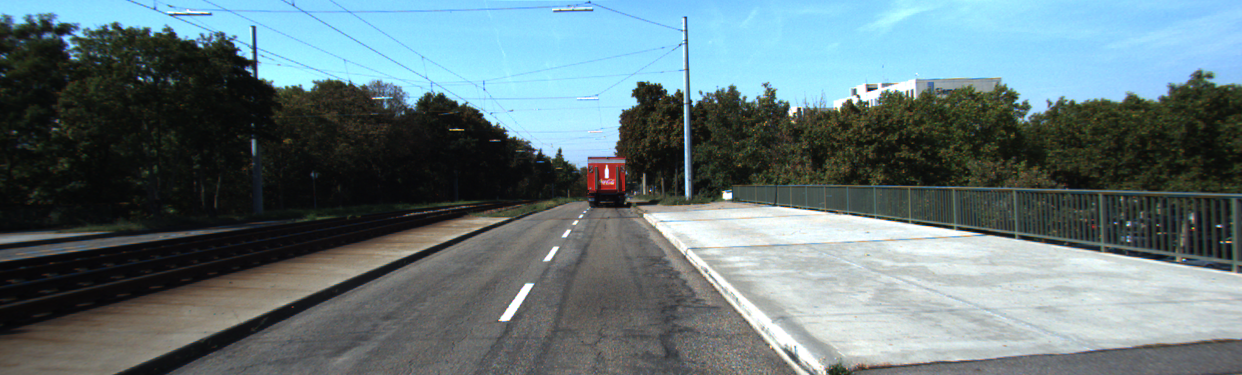
#> input picture Images/BP6.png, 1242 x 375 px
$ python RoadLine_Extraction.py
#> lines starting #> are read from the running program, lines starting #| are printed output that depends on the picture; after the words box and inside, x2 and y2 are one past the last pixel; in counts of white or black regions, pixels touching at a corner belong together
### morfological_op.py
import cv2
import numpy as np

def erode(img, kernel):
    img = cv2.erode(img, kernel, iterations=1)
    return img

def dilate(img, kernel):
    img = cv2.dilate(img, kernel, iterations=1)
    return img

def opening(img, kernel):
    img = cv2.morphologyEx(img, cv2.MORPH_OPEN, kernel)
    return img

def closing(img, kernel):
    img = cv2.morphologyEx(img, cv2.MORPH_CLOSE, kernel)
    return img

def create_kernel(size, shape):
    if shape == 'square':
        return np.ones((size, size), np.uint8)
    if shape == 'cross':
        kernel = cv2.getStructuringElement(cv2.MORPH_CROSS, (size, size))
        return kernel
    if shape == 'ellipse':
        kernel = cv2.getStructuringElement(cv2.MORPH_ELLIPSE, (size, size))
        return kernel
    else:
        print("Invalid shape")
        return None

# [23 lines left out: function main, not called in this run]


#if __name__ == "__main__":
#    main()

### RoadLine_Extraction.py
import cv2
import numpy as np
import matplotlib.pyplot as plt
import morfological_op as morf

# Function to apply threshold on an image using the HSV color space
def HSV_threshold(image):
    img = image

    #Here we have the different color ranges for the road segmentation depending on the image

    #Mean shift test segmentation
    #COLOR_MIN = np.array([18, 0, 208],np.uint8)
    #COLOR_MAX = np.array([60, 76, 222],np.uint8)

    #Segmentation2
    #COLOR_MIN = np.array([163, 247, 224],np.uint8)
    #COLOR_MAX = np.array([176, 255, 235],np.uint8)

    #Segmentation4
    #COLOR_MIN = np.array([148, 0, 193],np.uint8)
    #COLOR_MAX = np.array([152, 233, 201],np.uint8)

    #SP0 (shadows)
    #COLOR_MIN = np.array([98, 89, 124],np.uint8)
    #COLOR_MAX = np.array([171, 140, 220],np.uint8)

    #BP (Bright and painted road)
    #COLOR_MIN = np.array([0, 0, 209],np.uint8)
    #COLOR_MAX = np.array([65, 57, 255],np.uint8)

    #BP6-> different approach
    COLOR_MIN = np.array([5,0, 60],np.uint8)
    COLOR_MAX = np.array([179, 35, 153],np.uint8)

    # [17 lines of commented-out code are left out]
    hsv_img = cv2.cvtColor(img,cv2.COLOR_BGR2HSV)

    # Apply threshold for image segmentation
    frame_threshed = cv2.inRange(hsv_img, COLOR_MIN, COLOR_MAX)
    return frame_threshed

# Function to perform morphological operations on an image
def morf_operations(image, kernel):
    HSV_th = HSV_threshold(image)
    cv2.imshow("HSV", HSV_th)
    cv2.waitKey(0)

    # Different approach for BP6
    opening_img = morf.closing(HSV_th, kernel)
    cv2.imshow("OP1", opening_img)
    cv2.waitKey(0)

    opening_img1 = morf.closing(opening_img , kernel)
    cv2.imshow("OP2", opening_img1)
    cv2.waitKey(0)

    opening_img1 = morf.opening(opening_img , kernel)
    cv2.imshow("OP3", opening_img1)
    cv2.waitKey(0)

    #Here we have the different morphological operations sequences for the road segmentation depending on the image

    # Commented - kmean_seg approach
    """
    erode_img = morf.erode(HSV_th, kernel)
    cv2.imshow("OP1", erode_img)
    cv2.waitKey(0)

    closing_img = morf.closing(erode_img, kernel)
    cv2.imshow("OP2", closing_img)
    cv2.waitKey(0)

    erode_img = morf.erode(closing_img, kernel)
    cv2.imshow("OP3", erode_img)
    cv2.waitKey(0)

    closing_img = morf.closing(erode_img, kernel)
    cv2.imshow("OP4", closing_img)
    cv2.waitKey(0)
    """

    # Commented - Segmentation1
    """
    erode_img = morf.erode(HSV_th, kernel)
    cv2.imshow("OP1", erode_img)
    cv2.waitKey(0)
    """

    # Commented - Different approach for SP4
    """
    opening_img = morf.opening(closing_img, kernel)
    cv2.imshow("OP2", opening_img)
    cv2.waitKey(0)

    opening_img1 = morf.opening (opening_img, kernel)
    cv2.imshow("OP3", opening_img1)
    cv2.waitKey(0)
    """

    # Commented - SP4
    """
    dilate_img = morf.dilate(opening_img, kernel)
    cv2.imshow("Dilate", dilate_img)
    cv2.waitKey(0)
    """

    # Commented - SP0
    """
    kernel1 = morf.create_kernel(2, 'ellipse')

    dilate_img = morf.dilate(HSV_th, kernel1)
    cv2.imshow("Dilate0", dilate_img)
    cv2.waitKey(0)

    dilate_img1 = morf.dilate(dilate_img, kernel1)
    cv2.imshow("Dilate1", dilate_img1)
    cv2.waitKey(0)

    erode_img = morf.erode(dilate_img1, kernel)
    cv2.imshow("Erode0", erode_img)
    cv2.waitKey(0)

    closing_img = morf.closing(erode_img, kernel)
    cv2.imshow("Closing", closing_img)
    cv2.waitKey(0)
    """

    # Commented - BP6
    """
    opening_img2 = morf.opening(opening_img, kernel)
    cv2.imshow("OP2", opening_img2)
    cv2.waitKey(0)

    kernel1 = morf.create_kernel(3, 'cross')

    opening_img3 = morf.opening(opening_img2, kernel1)
    cv2.imshow("OP3", opening_img3)
    cv2.waitKey(0)

    erode_img = morf.erode(opening_img3, kernel1)
    cv2.imshow("cL3", erode_img)
    cv2.waitKey(0)

    kernel2 = morf.create_kernel(2, 'cross')

    closing_img = morf.closing(opening_img3, kernel2)
    cv2.imshow("OP4", closing_img)
    cv2.waitKey(0)
    """

    return opening_img1

# Function to apply Canny edge detection on an image
def Canny(image):
    frame = cv2.GaussianBlur(image, (5,5), 0) # Reduces noise

    cv2.imshow("gaussian_b", frame)
    cv2.waitKey(0)

    edges = cv2.Canny(frame, 50, 200, None, 3)

    cv2.imshow("Canny", edges)
    cv2.waitKey(0)
    return edges

# Function to create a mask for the image
def Create_mask(image):
    w = image.shape[0]
    h = image.shape[1]
    top_rec_x, top_rec_y = 0, 205
    top_rec_x2, top_rec_y2 = h, 205

    print("Width: ", w)
    print("Height: ", h)
    tmask_points = np.array([(top_rec_x, top_rec_y), (top_rec_x2, top_rec_y2), (h, w), (0, w)])

    # Create a mask
    mask = np.zeros_like(image)
    cv2.fillPoly(mask, [tmask_points], (255, 255, 255))
    masked_img = cv2.bitwise_and(image, mask)
    cv2.imshow("Mask", masked_img)
    cv2.waitKey(0)
    return masked_img

# Function to calculate the coordinates of a line based on its slope and intercept
# [44 lines left out: functions cordinates, unique_line, not called in this run]

# Function to draw lines on the image
def draw_lines(image, Lines):
    road = np.zeros_like(image)
    if Lines is not None:
        for line in Lines:
            x1,y1,x2,y2 = line.reshape(4)
            if(abs(y1-y2) > 10): # Avoid drawing horizontal lines
                cv2.line(road, (x1,y1), (x2, y2), color=(255, 0, 0), thickness=3)
                cv2.line(image, (x1,y1), (x2, y2), color=(255, 0, 0), thickness=3)
    return road

def main():
    #image_number = str(input("Enter the image code: "))
    img_main = cv2.imread(f'Images/BP6.png')
#> img_main is the input picture: shape (375, 1242, 3); mean B, G, R 122, 118.1, 99.7
    cv2.imshow("Img_main", img_main)
    cv2.waitKey(0)

    if img_main is None:
        print("Image not found")
        exit()

    mask_img = Create_mask(img_main)
#| Width:  375
#| Height:  1242
#> in Create_mask, `cv2.fillPoly(mask, [tmask_points], (255, 255, 255))`:
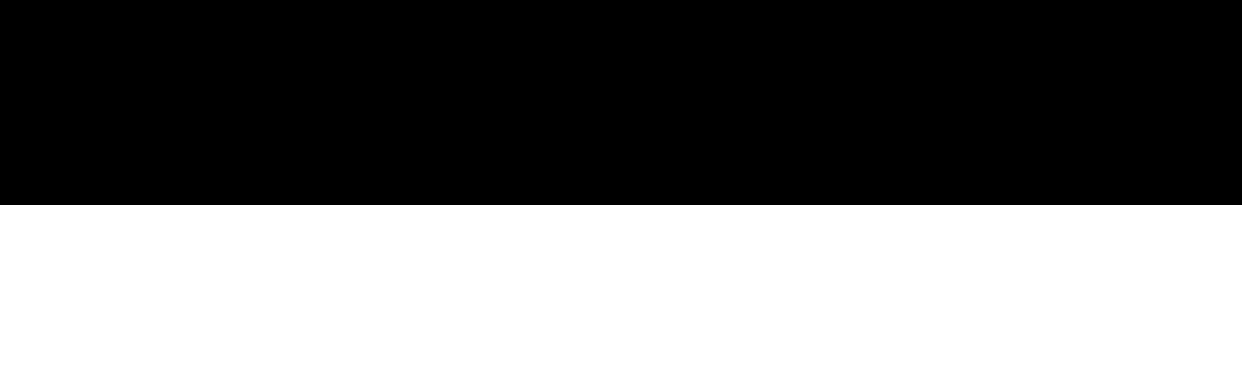
#> mask: shape (375, 1242, 3); 45.3% white; 1 white region, box (x1, y1, x2, y2) and area: (0, 205, 1242, 375) 211140
#> in Create_mask, `masked_img = cv2.bitwise_and(image, mask)`:
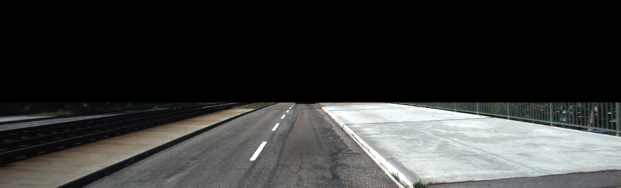
#> masked_img: shape (375, 1242, 3) (shown at 1/2 size); mean B, G, R 53.7, 54.8, 53.8
    img_morf = morf_operations(mask_img, morf.create_kernel(4, 'ellipse'))
#> in HSV_threshold, `frame_threshed = cv2.inRange(hsv_img, COLOR_MIN, COLOR_MAX)`:
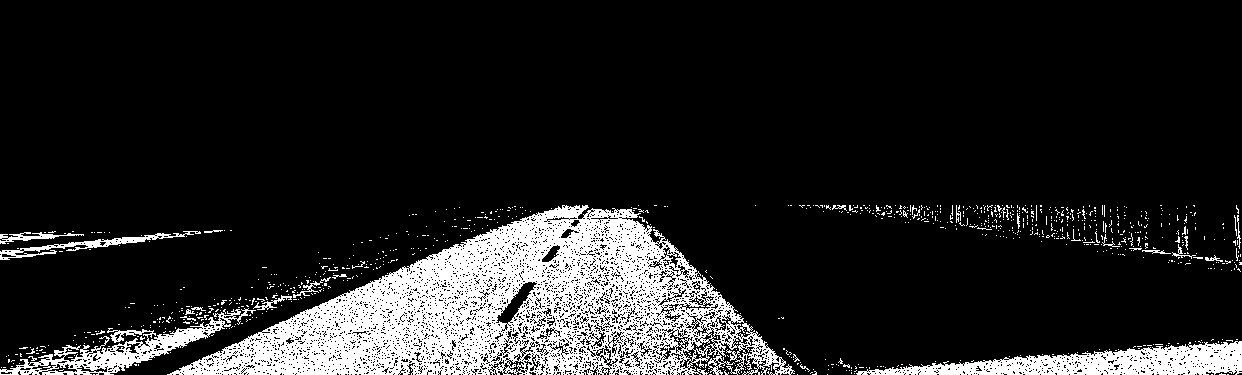
#> frame_threshed: shape (375, 1242); 13.5% white; 917 white regions (891 under 20 px), largest, box (x1, y1, x2, y2) and area: (167, 205, 795, 375) 47377, (856, 341, 1242, 375) 6609, (0, 308, 256, 375) 3749
#> in opening, `img = cv2.morphologyEx(img, cv2.MORPH_OPEN, kernel)`:
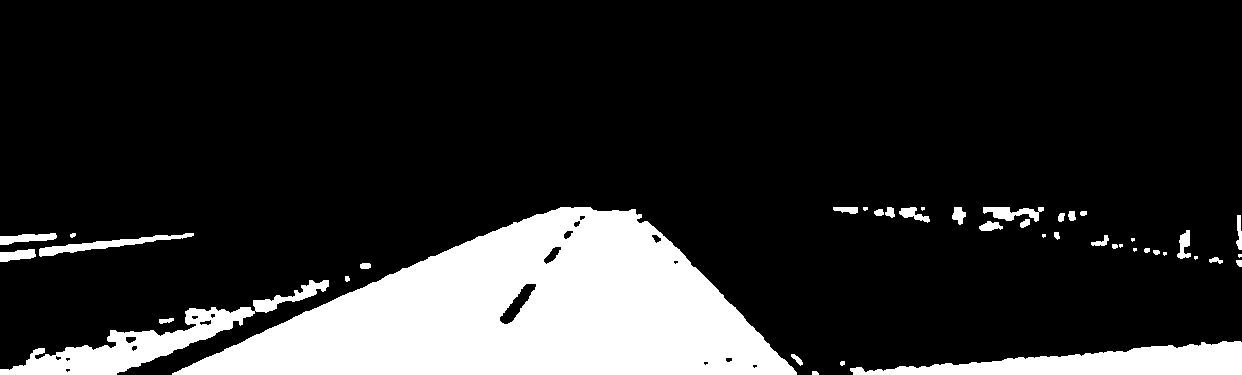
#> img: shape (375, 1242); 16.8% white; 42 white regions (9 under 20 px), largest, box (x1, y1, x2, y2) and area: (172, 207, 797, 375) 59724, (850, 341, 1242, 375) 7329, (0, 280, 329, 375) 6680
    edges_road = Canny(img_morf)
#> in Canny, `edges = cv2.Canny(frame, 50, 200, None, 3)`:
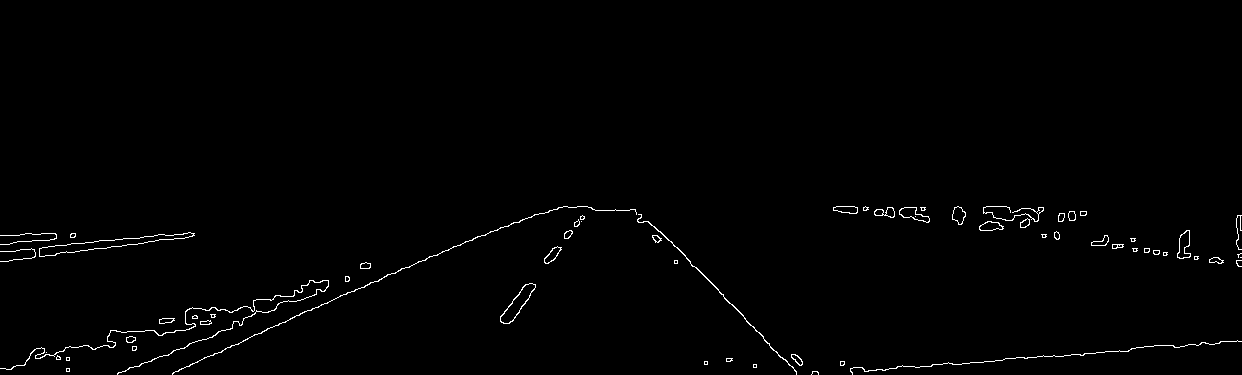
#> edges: shape (375, 1242); 0.94% white in thin lines or dots, all inside (x1, y1, x2, y2) = (0, 206, 1242, 375)

    lines = cv2.HoughLinesP(edges_road, rho=2, theta=np.pi/180, threshold=100, minLineLength=20, maxLineGap=3)
#> lines = 20 rows, first 6: [173, 372, 250, 337], [1064, 355, 1095, 353], [695, 267, 745, 318], [345, 294, 369, 284], [952, 364, 1002, 360], [136, 366, 164, 355]

    road = draw_lines(img_main, lines)
#> the loop in draw_lines, `for line in Lines:` made 20 passes
#> after the loop in draw_lines, `for line in Lines:`:
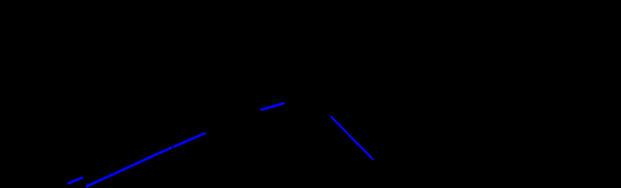
#> road: shape (375, 1242, 3) (shown at 1/2 size); mean B, G, R 1.2, 0, 0

    result = cv2.addWeighted(img_main, 0.8, road, 1, 1)
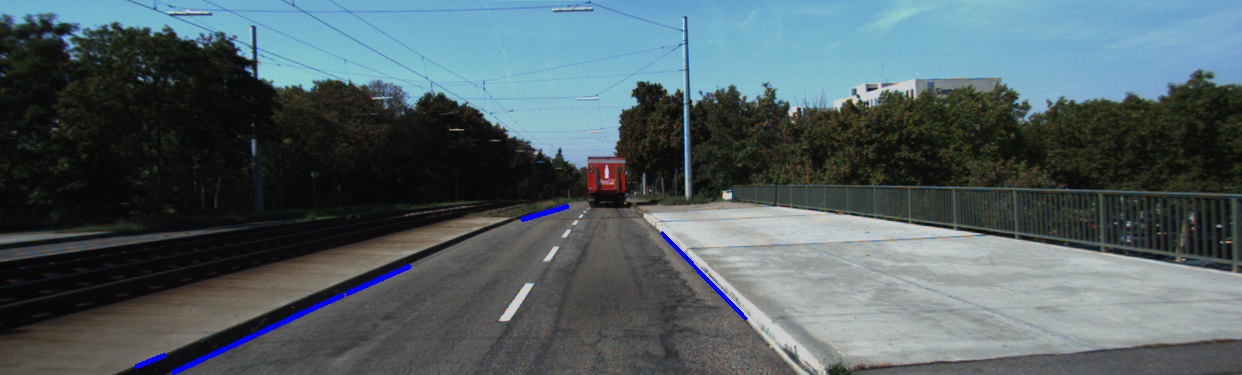
#> result: shape (375, 1242, 3); mean B, G, R 99.4, 95.1, 80.4

    # Showing results
    cv2.imshow("Frames", result)
    cv2.waitKey(0)

if __name__ == "__main__":
    main()

$ run again, with Images/BP0.png copied over Images/BP6.png
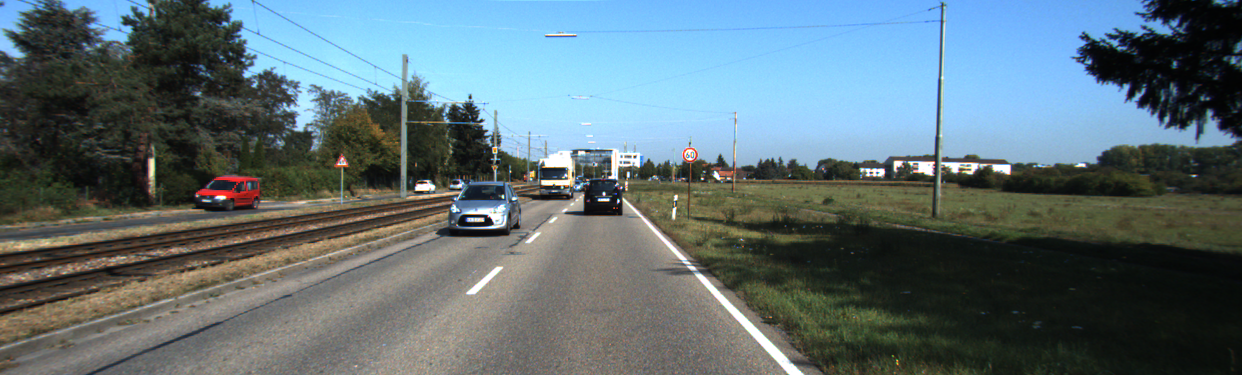
#> input picture Images/BP0.png, 1242 x 375 px
#> in main, img_main is the input picture: shape (375, 1242, 3); mean B, G, R 117.2, 111.4, 93.9
#| Width:  375
#| Height:  1242
#> mask: shape (375, 1242, 3); 45.3% white; 1 white region, box (x1, y1, x2, y2) and area: (0, 205, 1242, 375) 211140
#> hsv_img: shape (375, 1242, 3); mean H, S, V 21.7, 26.3, 41.6
#> in HSV_threshold, `frame_threshed = cv2.inRange(hsv_img, COLOR_MIN, COLOR_MAX)`:
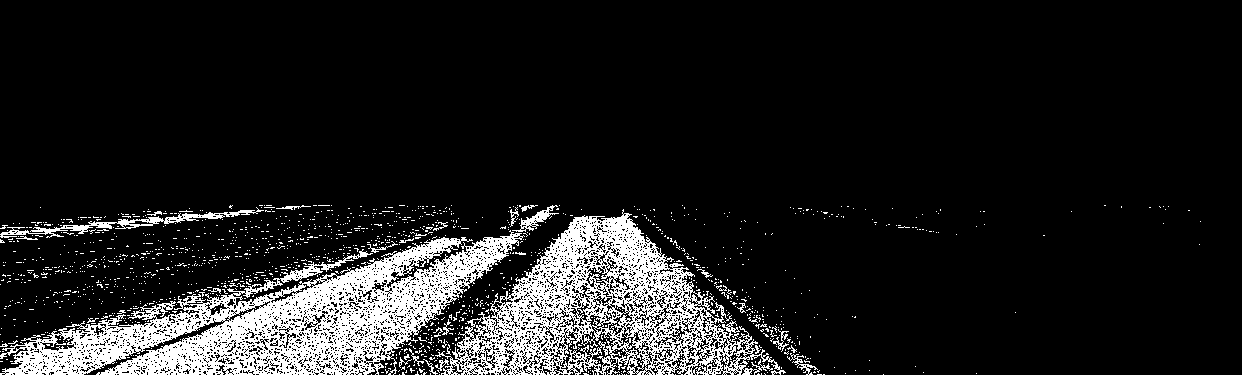
#> frame_threshed: shape (375, 1242); 11.8% white; 1411 white regions (1382 under 20 px), largest, box (x1, y1, x2, y2) and area: (0, 230, 525, 375) 27892, (435, 209, 786, 375) 20908, (0, 207, 264, 238) 1282
#> edges: shape (375, 1242); 0.98% white in thin lines or dots, all inside (x1, y1, x2, y2) = (0, 206, 821, 375)
#> lines = 18 rows, first 6: [20, 341, 64, 329], [324, 273, 349, 262], [383, 249, 415, 241], [103, 317, 124, 311], [381, 257, 411, 247], [26, 339, 87, 322]
#> the loop in draw_lines, `for line in Lines:` made 18 passes
#> in main, `result = cv2.addWeighted(img_main, 0.8, road, 1, 1)`:
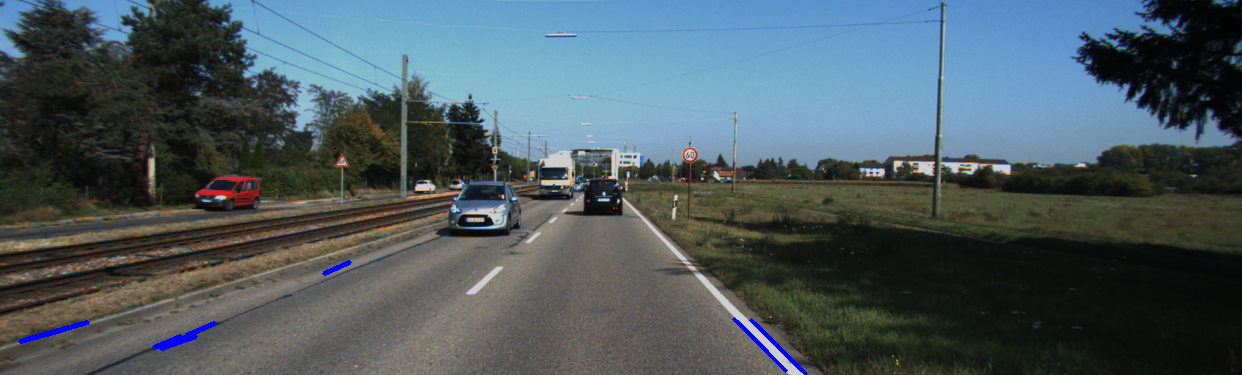
#> result: shape (375, 1242, 3); mean B, G, R 95.4, 89.7, 75.8

$ run again, with Images/BP1.png copied over Images/BP6.png
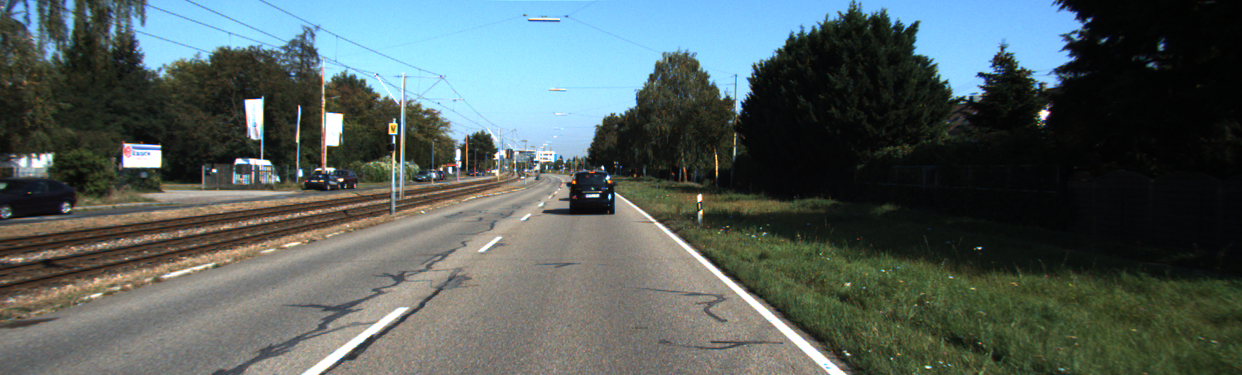
#> input picture Images/BP1.png, 1242 x 375 px
#> in main, img_main is the input picture: shape (375, 1242, 3); mean B, G, R 92.6, 94.3, 82.6
#| Width:  375
#| Height:  1242
#> mask: shape (375, 1242, 3); 45.3% white; 1 white region, box (x1, y1, x2, y2) and area: (0, 205, 1242, 375) 211140
#> hsv_img: shape (375, 1242, 3); mean H, S, V 21.4, 28.4, 46.5
#> in HSV_threshold, `frame_threshed = cv2.inRange(hsv_img, COLOR_MIN, COLOR_MAX)`:
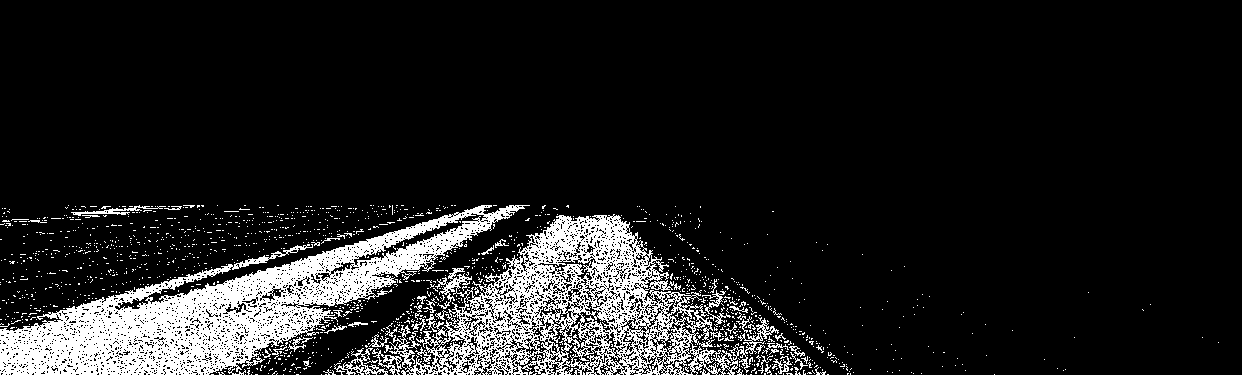
#> frame_threshed: shape (375, 1242); 12.2% white; 1487 white regions (1437 under 20 px), largest, box (x1, y1, x2, y2) and area: (0, 205, 530, 375) 27895, (389, 214, 779, 375) 22134, (334, 348, 388, 375) 402
#> edges: shape (375, 1242); 0.94% white in thin lines or dots, all inside (x1, y1, x2, y2) = (0, 206, 854, 375)
#> lines = 23 rows, first 6: [211, 270, 234, 264], [220, 283, 278, 267], [255, 259, 280, 252], [92, 301, 115, 296], [292, 263, 331, 251], [292, 248, 317, 242]
#> the loop in draw_lines, `for line in Lines:` made 23 passes
#> in main, `result = cv2.addWeighted(img_main, 0.8, road, 1, 1)`:
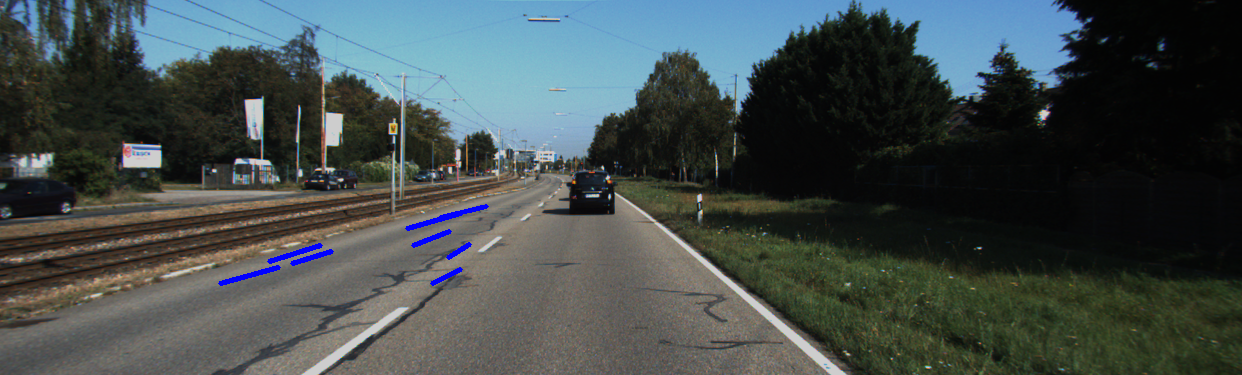
#> result: shape (375, 1242, 3); mean B, G, R 75.6, 76, 66.6
